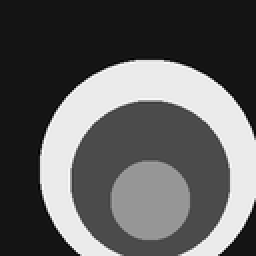
%> input picture circles.png, 128 x 128 px, shrunk from 256 x 256 before the run (shown 2 times larger)
$ octave Practica2.m   (GNU Octave 9; MATLAB toolbox functions it lacks are replaced by stand-ins)
%> lines starting %> are read from the running program, lines starting %| are printed output that depends on the picture
%> further down, imagen is the input picture: size 128x128 uint8; min 0, max 255, mean 94.2
### reduccionImagen.m
function sol = reduccionImagen(R,c,alpha,umbral,maxIter)
%> called with c = 16, alpha = 0.005, umbral = 0, maxIter = 10
    col = size(R,1);
%> col = 128
    row = size(R,2);
%> row = 128

    A = rand(c,row);
    B = rand(c,col);

    qant = 0;
    qnow = calculoError(A,B,R);
    iterNow = 1;
    while ( abs(qnow - qant) > umbral && iterNow <= maxIter)
        qant = qnow;
        Aant = A;
        Bant = B;
        for i = 1:c
            for j = 1:row
                A(i,j) = actualizaElementoDeA(Aant,Bant,R,alpha,i,j);
            end
        end
        for i = 1:c
            for j = 1:col
                B(i,j) = actualizaElementoDeB(Aant,Bant,R,alpha,i,j);
            end
        end

        qnow = calculoError(A,B,R);
        fprintf("Iteracion: %d, error %d\n",iterNow,qnow);

        if (mod(iterNow,5) == 0)% Cada x iteraciones mostramos la reconstruccion
            imRed = creaImagen(A,B);
            imshow(imRed);
        end

        iterNow = iterNow + 1;
    end

    %fprintf("El error es: %.4f\n",calculoError(A,B,R));
    sol = creaImagen(A,B);
end

### calculoError.m
function Q = calculoError(A,B,R)
    row = size(A,2);
%> row = 128
    col = size(B,2);
%> col = 128
    c = size(A,1);% == size(B,1)
%> c = 16

    Ri = zeros(row,col);

    aux = zeros(1,c);
    for i = 1:row
        for j = 1:col
            for f = 1:c
                aux(f) = min(A(f,i),B(f,j));
            end
            Ri(i,j) = max(aux);
        end
    end
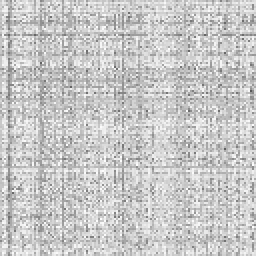
%> Ri: size 128x128 double (shown 2 times larger); min 0.347, max 0.998, mean 0.789

    %imshow(Ri)
    Q =  sum(sum((Ri - R).^2));
%> Q = 4967.9
end

### Practica2.m
clear
clc

% Lectura de imagen, tiene que estar en el mismo directorio
imagen = imread("circles.png");

% Fijamos parametros originales
c = 16;                 % Numero de filas de Matrices auxiliares
alpha = 0.005;          % Coeficiente de aprendizaje
umbral = 0;             % Error minimo
maxIter = 10;            % Numero de iteraciones
R = double(imagen);     % Matriz de reconstruccion
R = R/255;

% Mostramos imagen original
figure, imshow(imagen);

profile on

% Inicializamos la funcion de vision de tiempos
n = 100;
M = magic(n);

% Ejecucion del Programa
imRed = reduccionImagen(R,c,alpha,umbral,maxIter);
%> (the run ends here)
